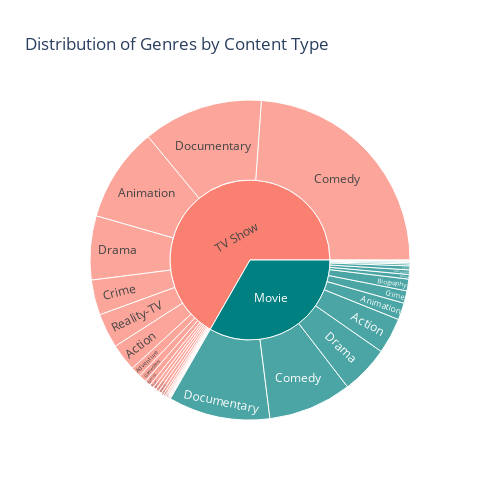

The notebook cell this image was saved under:
### Code cell
# Sunburst char for the distribution of genres by content type.
sunburst_df = df[['genres', 'type']]

fig = px.sunburst(sunburst_df, path=['type', 'genres'], title="Distribution of Genres by Content Type",  
                  color='type', color_discrete_map={'Movie': 'teal','TV Show': 'salmon'}, width=500, height=500)

fig.show()

### Figure 1 — Plotly figure (JSON) as saved in the notebook; plotly's stock layout.template omitted (floating-point values rounded to 4 significant figures)
{"data": [{"branchvalues": "total", "customdata": [["Movie"], ["Movie"], ["TV Show"], ["TV Show"], ["TV Show"], ["Movie"], ["TV Show"], ["TV Show"], ["TV Show"], ["TV Show"], ["TV Show"], ["Movie"], ["TV Show"], ["TV Show"], ["TV Show"], ["Movie"], ["TV Show"], ["Movie"], ["TV Show"], ["TV Show"], ["Movie"], ["TV Show"], ["Movie"], ["TV Show"], ["Movie"], ["TV Show"], ["Movie"], ["TV Show"], ["Movie"], ["TV Show"], ["Movie"], ["TV Show"], ["Movie"], ["TV Show"], ["Movie"], ["TV Show"], ["Movie"], ["TV Show"], ["Movie"], ["TV Show"]], "domain": {"x": [0, 1], "y": [0, 1]}, "hovertemplate": "labels=%{label}<br>count=%{value}<br>parent=%{parent}<br>id=%{id}<br>type=%{customdata[0]}<extra></extra>", "ids": ["Movie/Action", "Movie/Horror", "TV Show/Horror", "TV Show/Music", "TV Show/Musical", "Movie/Mystery", "TV Show/Mystery", "TV Show/Reality-TV", "TV Show/History", "TV Show/Romance", "TV Show/Sci-Fi", "Movie/Short", "TV Show/Short", "TV Show/Sport", "TV Show/Talk-Show", "Movie/Thriller", "TV Show/Thriller", "Movie/Sci-Fi", "TV Show/Game-Show", "TV Show/Fantasy", "Movie/Fantasy", "TV Show/Action", "Movie/Adventure", "TV Show/Adventure", "Movie/Animation", "TV Show/Animation", "Movie/Biography", "TV Show/Biography", "Movie/Comedy", "TV Show/Comedy", "Movie/Crime", "TV Show/Crime", "Movie/Documentary", "TV Show/Documentary", "Movie/Drama", "TV Show/Drama", "Movie/Family", "TV Show/Family", "Movie", "TV Show"], "labels": ["Action", "Horror", "Horror", "Music", "Musical", "Mystery", "Mystery", "Reality-TV", "History", "Romance", "Sci-Fi", "Short", "Short", "Sport", "Talk-Show", "Thriller", "Thriller", "Sci-Fi", "Game-Show", "Fantasy", "Fantasy", "Action", "Adventure", "Adventure", "Animation", "Animation", "Biography", "Biography", "Comedy", "Comedy", "Crime", "Crime", "Documentary", "Documentary", "Drama", "Drama", "Family", "Family", "Movie", "TV Show"], "marker": {"colors": ["teal", "teal", "salmon", "salmon", "salmon", "teal", "salmon", "salmon", "salmon", "salmon", "salmon", "teal", "salmon", "salmon", "salmon", "teal", "salmon", "teal", "salmon", "salmon", "teal", "salmon", "teal", "salmon", "teal", "salmon", "teal", "salmon", "teal", "salmon", "teal", "salmon", "teal", "salmon", "teal", "salmon", "teal", "salmon", "teal", "salmon"]}, "name": "", "parents": ["Movie", "Movie", "TV Show", "TV Show", "TV Show", "Movie", "TV Show", "TV Show", "TV Show", "TV Show", "TV Show", "Movie", "TV Show", "TV Show", "TV Show", "Movie", "TV Show", "Movie", "TV Show", "TV Show", "Movie", "TV Show", "Movie", "TV Show", "Movie", "TV Show", "Movie", "TV Show", "Movie", "TV Show", "Movie", "TV Show", "Movie", "TV Show", "Movie", "TV Show", "Movie", "TV Show", "", ""], "type": "sunburst", "values": [55, 7, 5, 4, 1, 2, 1, 53, 1, 1, 1, 6, 6, 2, 5, 3, 2, 1, 12, 3, 1, 42, 7, 16, 26, 145, 18, 5, 128, 362, 19, 54, 156, 184, 74, 98, 2, 9, 505, 1012]}], "layout": {"height": 500, "legend": {"tracegroupgap": 0}, "title": {"text": "Distribution of Genres by Content Type"}, "width": 500}}
